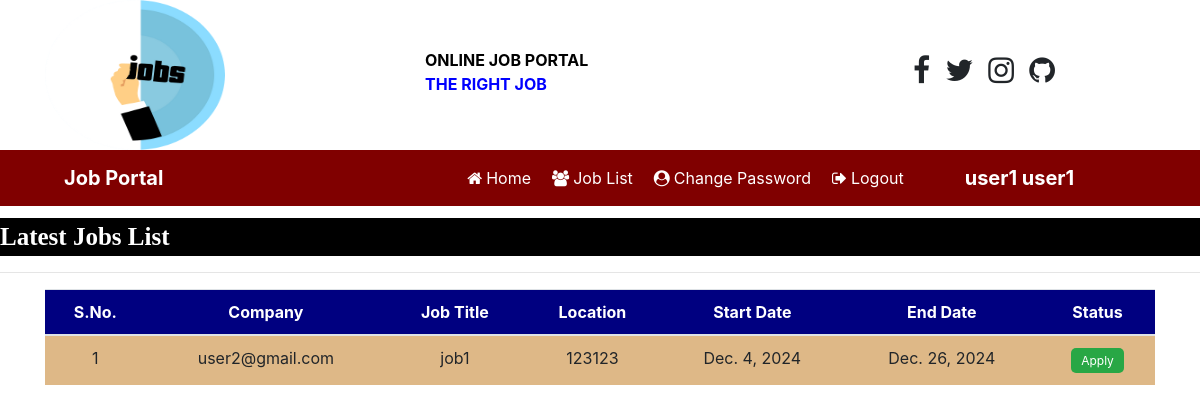
Before: /user_latestjobs (signed in) with the older database file.
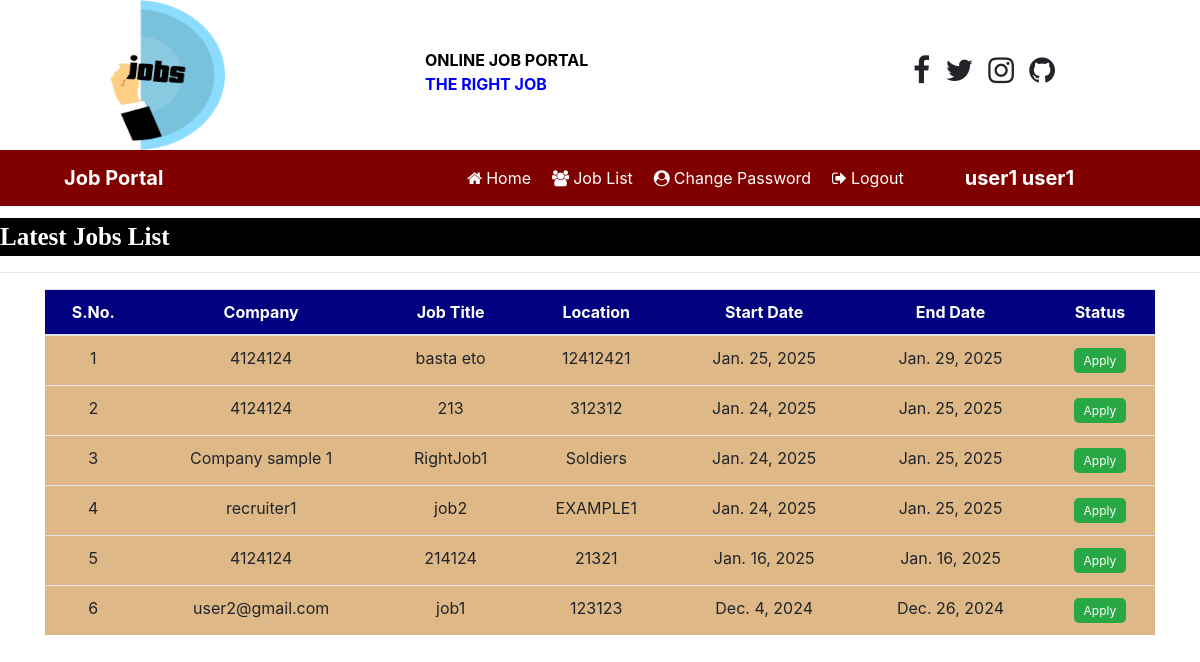
After: the same page with the newer database file.
### app/models.py (models this page shows, shortened)
class Job(models.Model):
    recruiter = models.ForeignKey(Recruiter, on_delete=models.CASCADE)
    start_date = models.DateField()
    end_date = models.DateField()
    title = models.CharField(max_length=100)
    salary = models.CharField(max_length=20)
    image = models.FileField(null=True)
    description = models.CharField(max_length=300)
    experience = models.CharField(max_length=100)
    location = models.CharField(max_length=100)
    skills = models.CharField(max_length=100)
    creationdate = models.DateField()

class Recruiter(models.Model):
    user = models.ForeignKey(User, on_delete=models.CASCADE)
    mobile = models.CharField(max_length=15, null=True)
    image = models.FileField(null=True)
    gender = models.CharField(max_length=10, null=True)
    company = models.CharField(max_length=100, null=True)
    type = models.CharField(max_length=20, null=True)
    status = models.CharField(max_length=20, null=True)

### app/views.py (the view)
# urls.py: path('user_latestjobs', user_latestjobs, name="user_latestjobs"),
def user_latestjobs(request):
    job = Job.objects.all().order_by('-start_date')
    user = request.user
    try:
        seeker = SUser.objects.get(user=user)
    except SUser.DoesNotExist:
        seeker = None
    li = []
    if seeker:
        applied_jobs = Apply.objects.filter(suser=seeker)
        li = [apply.job.id for apply in applied_jobs]
    d = {'job': job, 'li': li}
    return render(request, 'app/user_latestjobs.html', d)

### app/templates/app/user_latestjobs.html (shortened to what this page needs)
{% load static %}
{% block body %}
{% include 'app/user_navigation.html' %}
<marquee style="font-family: 'Monotype-Corsiva'; font-size: 25px; color: white; background-color: black; font-weight: bold; margin-top: 1%;">
    Latest Jobs List
</marquee>
<hr>
<div class="container">
    <table class="table table-hover">
        <thead>
            <tr>
                <th>S.No.</th>
                <th>Company</th>
                <th>Job Title</th>
                <th>Location</th>
                <th>Start Date</th>
                <th>End Date</th>
                <th>Status</th>
            </tr>
        </thead>
        <tbody>
            {% for i in job %}
            <tr>
                <td>{{ forloop.counter }}</td>
                <td>{{ i.recruiter.company }}</td>
                <td>{{ i.title }}</td>
                <td>{{ i.location }}</td>
                <td>{{ i.start_date }}</td>
                <td>{{ i.end_date }}</td>
                <td>
                    {% if i.id in li %}
                    <span style="color: green; font-weight: bold;">Applied</span>
                    {% else %}
                    <a href="{% url 'job_detail' i.id %}" class="btn-apply">Apply</a>
                    {% endif %}
                </td>
            </tr>
            {% endfor %}
        </tbody>
    </table>
</div>
{% endblock %}

Changed rows visible on the page:
added Job: recruiter.company "4124124", title "basta eto", location "12412421", start_date "Jan. 25, 2025", end_date "Jan. 29, 2025", shows "Apply"
added Job: recruiter.company "4124124", title "213", location "312312", start_date "Jan. 24, 2025", end_date "Jan. 25, 2025", shows "Apply"
added Job: recruiter.company "Company sample 1", title "RightJob1", location "Soldiers", start_date "Jan. 24, 2025", end_date "Jan. 25, 2025", shows "Apply"
added Job: recruiter.company "recruiter1", title "job2", location "EXAMPLE1", start_date "Jan. 24, 2025", end_date "Jan. 25, 2025", shows "Apply"
added Job: recruiter.company "4124124", title "214124", location "21321", start_date "Jan. 16, 2025", end_date "Jan. 16, 2025", shows "Apply"
